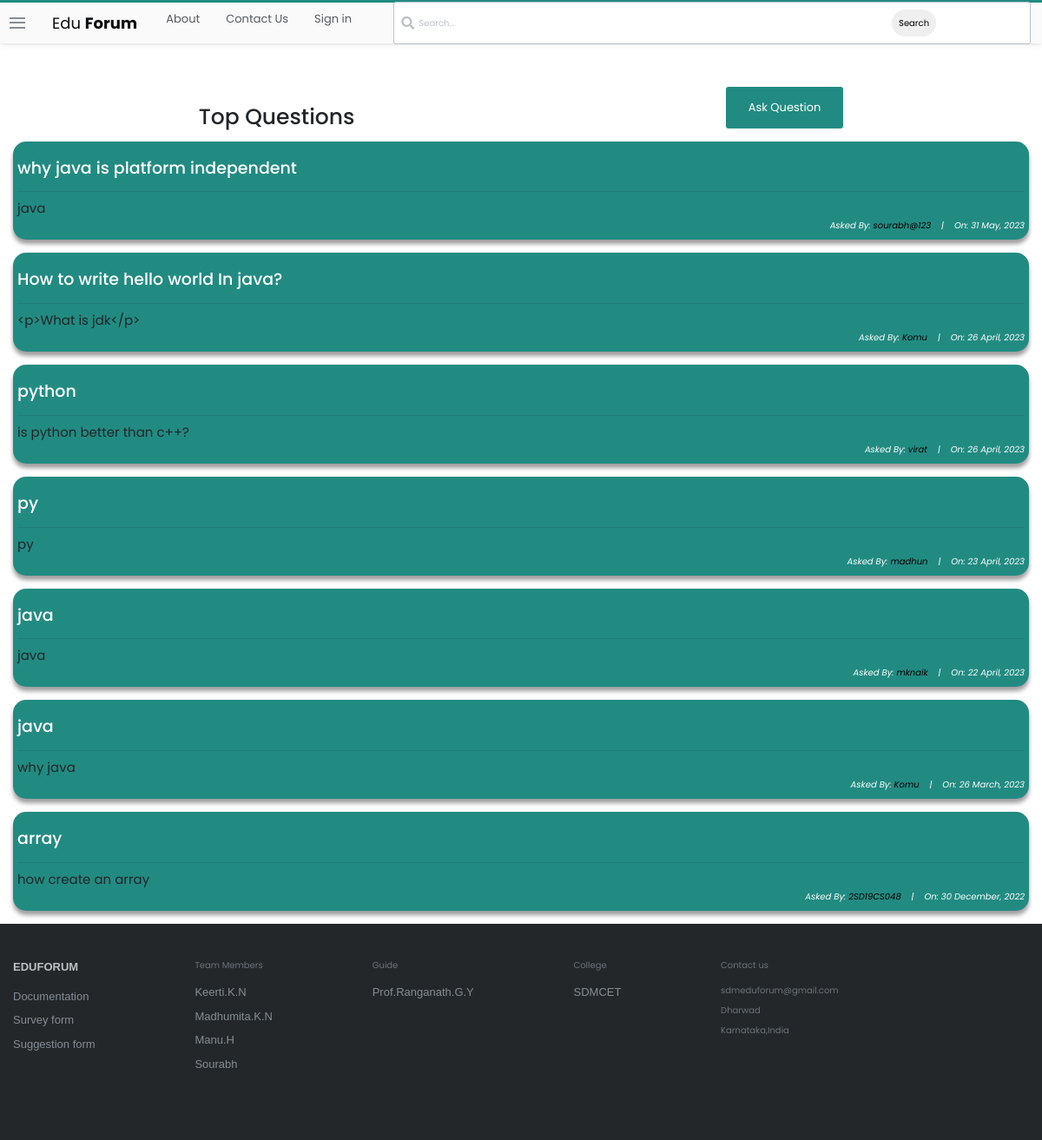
Screenshot of /questions/ with the database file from the repository.
### stackbase/models.py (models this page shows, shortened)
class Question(models.Model):
    user = models.ForeignKey(User, on_delete=models.CASCADE)
    title = models.CharField(max_length=10000)
    content = RichTextField()
    likes = models.ManyToManyField(User, related_name='question_post')
    date_created = models.DateTimeField(default=timezone.now)

### stackbase/views.py (the view)
# urls.py: path('questions/', views.QuestionListView.as_view(), name="question-lists"),
class QuestionListView(ListView):
    model = Question
    context_object_name = 'questions'
    ordering = ['-date_created']
    def get_context_data(self, **kwargs):
        context = super().get_context_data(**kwargs)
        search_input = self.request.GET.get('search-area') or ""
        if search_input:
            context['questions'] = context['questions'].filter(title__icontains = search_input)
            context['search_input'] = search_input
        return context

### stackbase/templates/stackbase/question_list.html (shortened to what this page needs)
{% extends 'base.html' %}
{% block content %}
<!DOCTYPE html>
<html lang="en">
<head>
</head>
<body>
    <div class="container">
        <div id="sub-nav">
            <h1 id="fh1">Top Questions</h1>
            {% if user.is_authenticated %}
            <button class="btn" id="logout-btn"><a id="fa" href="{% url 'stackbase:question-create'%}" style="color: white; text-decoration: none; background-color: #218B82;">Ask Question</a></button>
            {% else %}
            <button class="btn" id="logout-btn"><a id="fa" href="{% url 'login' %}" style="color: white; text-decoration: none;">Ask Question</a></button>
            {% endif %}
        </div>
        <div class="list-question">
            <div class="questions">
                {% for question in questions %}
                <div class="container" style="background: #218B82; padding: 5px; box-shadow: rgba(0, 0, 0, 0.383) 0px 5px 5px 0px; border-radius: 15px;" >
                    <div id="title-sec" style="display: flex; align-items: center;">
                        <h3 id="fh3"><a href="{% url 'stackbase:question-detail' question.id%}" style="color: white;">{{ question.title }}</a></h3>
                    </div>
                    <hr>
                    {% if question.content|wordcount <= 10 %}
                    <h6 id="fh6" style="text-align: left;">{{ question.content}}</h6>
                    {% else %}
                    <h6 id="fh6" style="text-align: left;">{{ question.content|truncatewords:10}} <a href="{% url 'stackbase:question-detail' question.id%}" style="color: white;">Read More</a></h6>
                    {% endif %}
                    <h6 id="fh6" style="font-size: 10px; font-style: italic; color: white;">Asked By: <a href="{% url 'profile' %}" style="color: black;">{{ question.user }}</a>&nbsp;&nbsp;&nbsp; |&nbsp;&nbsp;&nbsp; On: {{question.date_created|date:"j F, Y"}}</h6>
                </div> <br>
                {% endfor %}
            </div>
        </div>
    </div>
</body>
</html>
{% endblock content %}

### templates/base.html (shortened to what this page needs)
{% load static %}
<!doctype html>
<html lang="en">
<head>
    <link rel="stylesheet" href="https://maxcdn.bootstrapcdn.com/bootstrap/4.0.0/css/bootstrap.min.css">
	<link rel="stylesheet" href="https://use.fontawesome.com/releases/v5.8.2/css/all.css">
    <link rel="stylesheet" type="text/css" href="{% static 'main.css' %}">
</head>
<body>
    <header style="border-top: 3px solid #218B82">
        <div class="nav-container" >
          <nav>
              <div class="nav-brand">
                  <div class="hamburger-menu-container">
                      <div class="hamburger-menu">
                          <div class="line"></div>
                          <div class="line"></div>
                          <div class="line"></div>
                      </div>
                  </div>
                  <a href="/" class="nav-icon">
                      <div class="nav-icon-text">Edu <span class="nav-bold-text">Forum</span>
                      </div>
                  </a>
              </div>
              <div class="nav-base-links">
                  <ul>
                    <div class="hero-options">
                        {% if user.is_authenticated %}
                        <li><a href="/questions/new">Ask Question</a></li>
                        {% else %}
                        <li><a href="#section1">About</a></li>
                        <li><a href="#section2">Contact Us</a></li>
                         {% endif %}
                    </div>
                      {% if user.is_authenticated %}
                     <li> <a href="{% url 'profile' %}" >Profile</a></li>
                      <li><a href="{% url 'logout' %}" >Logout</a></li>
                    {% else %}
                     <li> <a href="/login" >Sign in</a><li>
                    {% endif %}
                  </ul>
              </div>
              {% if request.path == "/questions/" %}
              <div class="nav-search">
                  <div class="search-container">
                      <i class="fas fa-search"></i>
                      <form action="" method="GET">
                        <input type="text" id="" name="search-area" placeholder="Search...">
                        <button type="submit" style="margin-left: 340px; border-radius: 25px; border: none; padding: 8px;">Search</button>
                    </form>
                  </div>
              </div>
              <div class="nav-right-buttons">
              </div>
              {% endif %}
          </nav>
        </div>
        </header>
      {% block content %}{% endblock %}
<footer class="footer" id="section2" style="margin-bottom: 0%;">
    <div class="container">
    <div class="footer-content">
    <div class="footer-nav">
        <div class="footer-nav-col">
            <div class="footer-links-title"><a href="/">EduForum</a></div>
            <ul class="footer-links">
                <li class="footer-link-item"><a href="https://drive.google.com/file/d/1pTKsDL_kPvZLkCnevkpGR35umfaEx6K7/view?usp=sharing " class="footer-link">Documentation</a></li>
                <li class="footer-link-item"><a href="https://docs.google.com/forms/d/1HEVm7BHwJWDMwxISHsYoO4IhB4kW9VGy2LU-S-KMkfE/edit " class="footer-link">Survey form</a></li>
                <li class="footer-link-item"><a href="https://docs.google.com/forms/d/1Jmt0GELk4C3G_cM7smpflK_4QQ1bUztVj-5QC-x3LSI/edit" class="footer-link">Suggestion form</a></li>
            </ul>
        </div>
        <div class="footer-nav-col">
            <div class="footer-links-title">Team Members</div>
            <ul class="footer-links">
                <li class="footer-link-item"><a href="https://www.linkedin.com/in/keerti-naikwad/" class="footer-link">Keerti.K.N</a></li>
                <li class="footer-link-item"><a href="https://www.linkedin.com/in/madhumitanaik/" class="footer-link">Madhumita.K.N</a></li>
                <li class="footer-link-item"><a href="https://www.linkedin.com/in/manu-hegde-3081a11b4/" class="footer-link">Manu.H</a></li>
                <li class="footer-link-item"><a href="https://www.linkedin.com/in/sourabh-potdar/" class="footer-link">Sourabh</a></li>
            </ul>
        </div>
        <div class="footer-nav-col">
            <div class="footer-links-title">Guide</div>
            <ul class="footer-links">
                <li class="footer-link-item"><a href="https://drive.google.com/file/d/19KeO0hvCjD4oDgf04-LYyWn6E6WjpzuM/view?usp=sharing" class="footer-link">Prof.Ranganath.G.Y</a></li>
            </ul>
        </div>
        <div class="footer-nav-col">
          <div class="footer-links-title">College</div>
          <ul class="footer-links">
              <li class="footer-link-item">
                  <a href="//sdmcet.ac.in/" class="footer-link">SDMCET</a>
              </li>
            </ul>
          </div>
        </div>
        <div class="footer-nav-col">
            <div class="footer-links-title">Contact us</div>
            <ul class="footer-links">
                <li class="footer-link-item">sdmeduforum@gmail.com</li>
                <li class="footer-link-item">Dharwad</li>
                <li class="footer-link-item">Karnataka,India</li>
            </ul>
        </div>
    </div>
    </div>
    </footer>
</body>
</html>

### stackbase/templates/stackbase/question_list.html (style rules this page uses)
body { margin-top: 100px; font-family: 'Poppins', sans-serif; }
#fh1 { margin-top: 20px; }
#sub-nav { display: flex; justify-content: space-around; }
#logout-btn { background-color: #218B82; margin-bottom: 15px; }
#fh3 { text-align: left; font-size: 19px; padding-top: 15px; }
#fh6 { text-align: right; font-size: 15px; font-weight: normal; }
a { color: rgb(0, 132, 255); }

### rows the page displays
Question: title "why java is platform independent", content "java", user "sourabh@123", date_created "31 May, 2023"
Question: title "How to write hello world In java?", content "<p>What is jdk</p>", user "Komu", date_created "26 April, 2023"
Question: title "python", content "is python better than c++?", user "virat", date_created "26 April, 2023"
Question: title "py", content "py", user "madhun", date_created "23 April, 2023"
Question: title "java", content "java", user "mknaik", date_created "22 April, 2023"
Question: title "java", content "why java", user "Komu", date_created "26 March, 2023"
Question: title "array", content "how create an array", user "2SD19CS048", date_created "30 December, 2022"
